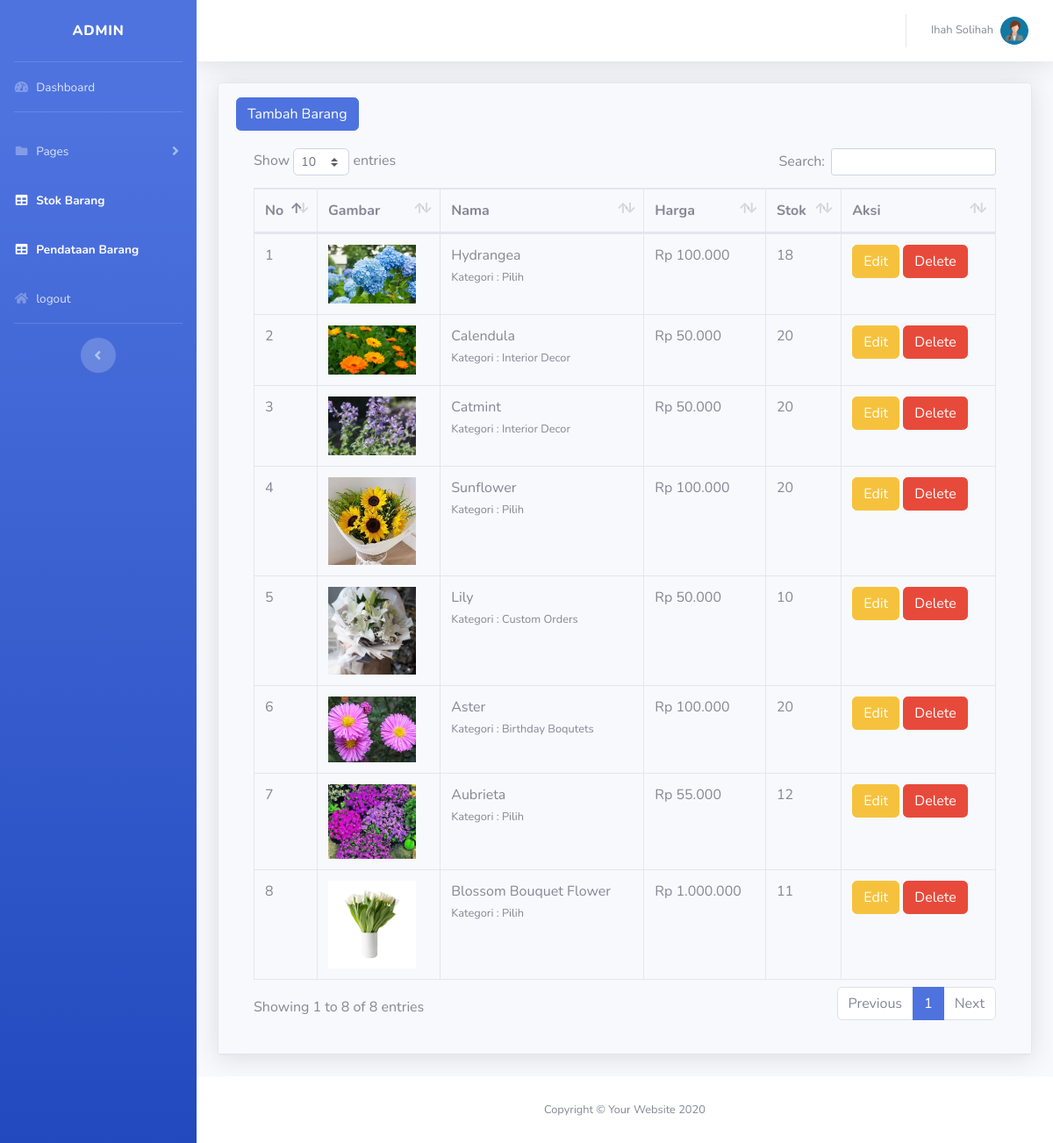
/login/admin/PendataanBarang.php, run on the app's committed database.
### tables this page shows
CREATE TABLE `produk` (
  `ProdukID` int(11) NOT NULL,
  `Gambar` varchar(99) NOT NULL,
  `NamaProduk` varchar(255) NOT NULL,
  `Category` varchar(255) NOT NULL,
  `Harga` decimal(10,2) NOT NULL,
  `Stok` int(11) NOT NULL
);

### login/admin/PendataanBarang.php (the view, shortened to what this page needs)
<?php
include '../../koneksi.php'
?>
<!DOCTYPE html>
<html lang="en">
<head>
    <link rel="stylesheet" href="https://cdn.jsdelivr.net/npm/bootstrap@4.6.2/dist/css/bootstrap.min.css">
    <link href="vendor/fontawesome-free/css/all.min.css" rel="stylesheet" type="text/css">
    <link href="css/sb-admin-2.min.css" rel="stylesheet">
    <link href="vendor/datatables/dataTables.bootstrap4.min.css" rel="stylesheet">
</head>
<body id="page-top">
    <div id="wrapper">
        <ul class="navbar-nav bg-gradient-primary sidebar sidebar-dark accordion" id="accordionSidebar">
            <a class="sidebar-brand d-flex align-items-center justify-content-center" href="index.php">
                <div class="sidebar-brand-text mx-3"> Admin </div>
            </a>
            <hr class="sidebar-divider my-0">
            <li class="nav-item">
                <a class="nav-link" href="index.php">
                    <i class="fas fa-fw fa-tachometer-alt"></i>
                    <span>Dashboard</span></a>
            </li>
            <hr class="sidebar-divider">
            <li class="nav-item">
                <a class="nav-link collapsed" href="#" data-toggle="collapse" data-target="#collapsePages" aria-expanded="true" aria-controls="collapsePages">
                    <i class="fas fa-fw fa-folder"></i>
                    <span>Pages</span>
                </a>
            </li>
             <li class="nav-item active">
                <a class="nav-link" href="StokBarang.php">
                    <i class="fas fa-fw fa-table"></i>
                    <span>Stok Barang</span></a>
            </li>
            <li class="nav-item active">
                <a class="nav-link" href="PendataanBarang.php">
                    <i class="fas fa-fw fa-table"></i>
                    <span>Pendataan Barang</span></a>
            </li>
            <li class="nav-item">
                <a class="nav-link" href="logout.php">
                    <i class="fas fa-fw fa-home"></i>
                    <span>logout </span></a>
            </li>
            <hr class="sidebar-divider d-none d-md-block">
            <div class="text-center d-none d-md-inline">
                <button class="rounded-circle border-0" id="sidebarToggle"></button>
            </div>
        </ul>
        <div id="content-wrapper" class="d-flex flex-column">
            <div id="content">
                <nav class="navbar navbar-expand navbar-light bg-white topbar mb-4 static-top shadow">
                    <ul class="navbar-nav ml-auto">
                        <li class="nav-item dropdown no-arrow">
                            <a class="nav-link dropdown-toggle" href="#" id="userDropdown" role="button"
                                data-toggle="dropdown" aria-haspopup="true" aria-expanded="false">
                                <span class="mr-2 d-none d-lg-inline text-gray-600 small">Ihah Solihah</span>
                                <img class="img-profile rounded-circle"
                                    src="img/user-8.png">
                            </a>
                        </li>
                    </ul>
                </nav>
                <div class="container-fluid">
                    <div class="card shadow mb-4">
                        <div class="card-header py-3">
                            <button type="button" class="btn btn-primary" data-toggle="modal" data-target="#myModal">
                                Tambah Barang
                            </button>
                            <div class="card-body">
                                <div class="table-responsive">
                                    <table class="table table-bordered" id="dataTable" width="100%" cellspacing="0">
                                        <thead>
                                            <tr>
                                                <th>No</th>
                                                <th>Gambar</th>
                                                <th>Nama</th>
                                                <th>Harga</th>
                                                <th>Stok</th>
                                                <th>Aksi</th>
                                            </tr>
                                        </thead>
                                        <tbody>
                                            <?php
                                            $ambilsemuadataproduk = mysqli_query($koneksi, "SELECT * FROM produk ");
                                            $i = 1;
                                            while ($data = mysqli_fetch_array($ambilsemuadataproduk)) {
                                                $img = $data['Gambar'];
                                                $namaproduk = $data['NamaProduk'];
                                                $kategori = $data['Category'];
                                                $harga = $data['Harga'];
                                                $stok = $data['Stok'];
                                            ?>
                                                <tr>
                                                    <td><?= $i++; ?></td>
                                                    <td>
                                                        <img src="<?= 'img/'.$img ?>" width="100">
                                                    </td>
                                                    <td>
                                                        <?= $namaproduk; ?></a>
                                                        <div>
                                                            <small>Kategori : <?= $kategori; ?></small>
                                                        </div>
                                                    </td>
                                                    <td><?= "Rp " . number_format($harga, 0, ',', '.'); ?></td>
                                                    <td><?= $stok; ?></td>
                                                    <td>
                                                        <button type="button" class="btn btn-warning" data-toggle="modal" data-target="#edit<?= $i; ?>">
                                                            Edit
                                                        </button>
                                                        <button type="button" class="btn btn-danger" data-toggle="modal" data-target="#delete<?= $i; ?>">
                                                            Delete
                                                        </button>
                                                    </td>
                                                </tr>
                                </div>
                            <?php
                            }
                            ?>
            <footer class="sticky-footer bg-white">
                <div class="container my-auto">
                    <div class="copyright text-center my-auto">
                        <span>Copyright &copy; Your Website 2020</span>
                    </div>
                </div>
            </footer>
</body>
</html>

### data on the page
produk: Gambar (picture), NamaProduk "Hydrangea", Category "Pilih", Harga "100.000", Stok "18"
produk: Gambar (picture), NamaProduk "Calendula", Category "Interior Decor", Harga "50.000", Stok "20"
produk: Gambar (picture), NamaProduk "Catmint", Category "Interior Decor", Harga "50.000", Stok "20"
produk: Gambar (picture), NamaProduk "Sunflower", Category "Pilih", Harga "100.000", Stok "20"
produk: Gambar (picture), NamaProduk "Lily", Category "Custom Orders", Harga "50.000", Stok "10"
produk: Gambar (picture), NamaProduk "Aster", Category "Birthday Boqutets", Harga "100.000", Stok "20"
produk: Gambar (picture), NamaProduk "Aubrieta", Category "Pilih", Harga "55.000", Stok "12"
produk: Gambar (picture), NamaProduk "Blossom Bouquet Flower", Category "Pilih", Harga "1.000.000", Stok "11"
